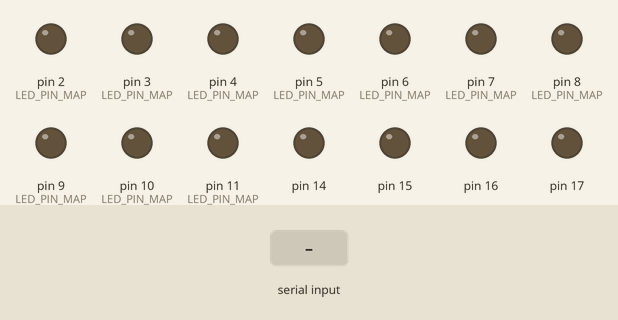
The sketch below on a simulated Arduino Uno, built with avr-gcc and run on an emulated ATmega328P. Parts: output pins drawn as LEDs (lit = HIGH). Inputs (shaded band) come from the test bench. What the sketch prints to the serial monitor is not drawn.

Above: at 1.2 s.
1.3 s: "F\n" received over Serial
At 2.77 s:
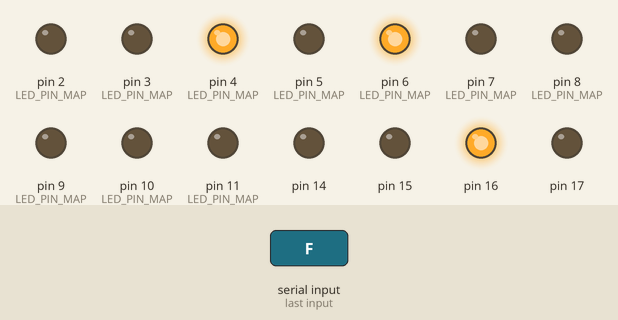
4.3 s: "E\n" received over Serial
At 4.9 s:
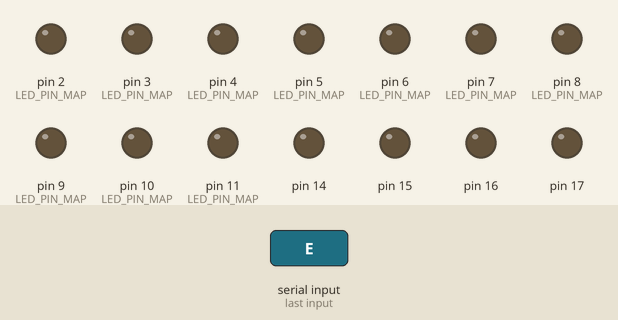
5.8 s: "J\n" received over Serial
At 7.2 s:
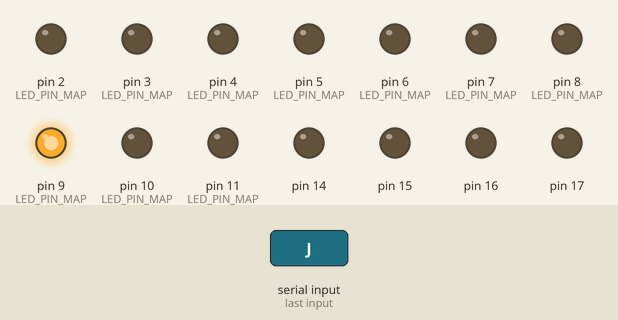
Timing chart, 0 to 8.8 s (numbered marks = the images above; inputs shaded):
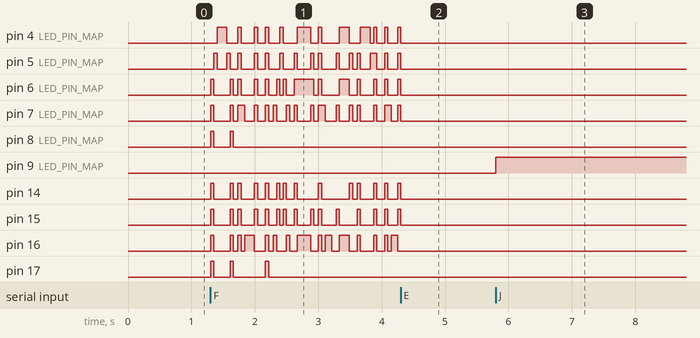

Measured:
- after the input at 1.3 s, pin 8 (LED_PIN_MAP): alternates HIGH for 0.05 s and LOW for 0.26 s, 4 changes in all, then stays LOW, starting at once; pin 17: goes HIGH 0.05 s, LOW 0.26 s, HIGH 0.05 s, LOW 0.50 s, HIGH 0.05 s, then LOW, starting at once
- after the input at 4.3 s, pin 4 (LED_PIN_MAP), pin 5 (LED_PIN_MAP), pin 6 (LED_PIN_MAP), pin 14, pin 15: goes on until 4.3 s, then stays LOW; pin 8 (LED_PIN_MAP), pin 16: stops changing and stays LOW; pin 17: stays LOW (without the input it goes to HIGH after 0.72 s)
- after the input at 5.8 s, pin 9 (LED_PIN_MAP): LOW → HIGH at once

The sketch:

arduino_to_uv.ino
```cpp
/*
 * Arduino code for rotating led/laser array.
 */

/* 0=7_lasers, 1=14_lasers */
#define HARDWARE_VERSION	(1)
/* uart baud rate in bit per seconds */
#define SERIAL_BAUD_RATE	(115200)
/* set uart read timeout in milliseconds */
#define SERIAL_TIMEOUT		(1)

#if HARDWARE_VERSION == 0
	#define GRAPHICS_FONT	(heb_5x7)
	#include "heb_5x7.h"
	/* 0=hebrew, 1=german */
	#define LANGUAGE_CODE		(0)
	/* default characters draw diraction bitmask GRAPHICS_RIGHT_TO_LEFT=1, GRAPHICS_TOP_TO_BOTTOM=2*/
	#define DRAW_DIRACTION		(GRAPHICS_RIGHT_TO_LEFT)
	/* turn on leds slice milliseconds (vertical pixels) */
	#define SLICE_ON_MS			(70)
	/* turn off leds milliseconds after each slice is draw */
	#define SLICE_OFF_MS		(0)
	/* turn off leds milliseconds after each char is draw */
	#define CHAR_OFF_MS			(90)
#else
	#define GRAPHICS_FONT	(heb_ger_11x13)
	#include "heb_ger_11x13.h"
	#define LANGUAGE_CODE		(1)
	#define DRAW_DIRACTION		(0)
	#define SLICE_ON_MS			(50)
	#define SLICE_OFF_MS		(0)
	#define CHAR_OFF_MS			(70)
#endif

#include "leds.h"
#include "graphics.h"
#include "interactive_menu.h"


void setup()
{
	Serial.begin(SERIAL_BAUD_RATE);
	Serial.setTimeout(SERIAL_TIMEOUT);
	leds_init();
	graphics_set_font(GRAPHICS_FONT);
	graphics_set_draw(SLICE_ON_MS, SLICE_OFF_MS, CHAR_OFF_MS, DRAW_DIRACTION);
	print_help();
}

void loop()
{
	interactive_menu_update();
}
```

common.h
```cpp
#ifndef COMMON_H
#define COMMON_H

#ifndef cbi
	#define cbi(sfr, bit)	(_SFR_BYTE(sfr) &= ~_BV(bit))
#endif
#ifndef sbi
	#define sbi(sfr, bit)	(_SFR_BYTE(sfr) |= _BV(bit))
#endif

#define ARRAY_SIZE(x)		(sizeof(x) / sizeof(*x))

#define _PASTE_2(a, b)		a ## b
#define PASTE_2(a, b)		_PASTE_2(a, b)

#define _PASTE_3(a, b, c)	a ## b ## c
#define PASTE_3(a, b, c)	_PASTE_3(a, b, c)

#define UINT_BITS(i)		PASTE_3(uint, i, _t)

#endif /* COMMON_H */
```

fix_texts.h
```cpp
#ifndef FIX_TEXTS_H
#define FIX_TEXTS_H

const char * FIX_TEXTS[] = {
#if LANGUAGE_CODE == 0
	"אופניים פוטוכרומיות",
	"מוזיאון המדע בירושלים..!",
	"o_o  ^.^  O..O",
	"נבנה על ידי אבישי וארד!",
	"מאתיים שנה להמצאת האופניים",
	"לארד ויוסי כל הכבוד",
	"לברוך כל הכבוד",
	"יפה שתיקה לחכמים",
	"אם אין קמח אין לחם",
	"אין הביישן למד",
	"אנשים הם כמו אופניים בסוף הכידון מחליד",
	"אנשים טובים יש בכל פינה אבל העולם הוא עגול",
	"כבד את אביך ואת אמך",
	"אל תאמר לכשאפנה אשנה שמא לא תפנה",
	"ילדים הזהרו מעצי באובב",
	"שלחו מסרון ל 3740112-350",
	"תערוכת אופניים במוזיאון המדע",
#else
	"Universum Bremen",
	"Hergestellt In Israel",
	"Mir Ist Schwindlig",
	"Photochromatische Fahrräder",
	"Sende Mir Eine SMS",
	"Frieden Und Liebe",
	"Wo sind die Bremsen ?!",
	"Wiener Straße 1a",
	"o_o  ^.^  O..O",
	"Photochromatic Bicycles",
	"Peace And Love",
	"Send Me SMS ! ! !",
	"I'm Getting Dizzy",
	"Text Me . . .",
	"Where Are The Brakes ?!",
	"Made In Israel",
#endif
};

#endif /* FIX_TEXTS_H */
```

graphics.h
```cpp
#ifndef GRAPHICS_H
#define GRAPHICS_H

#include "leds.h"
#include "utf8.h"

#define GRAPHICS_FONT_HEIGHT		(0)
#define GRAPHICS_FONT_FIRST_CHAR	(1)
#define GRAPHICS_FONT_CHAR_COUNT	(2)
#define GRAPHICS_FONT_TABLE			(3)
#define GRAPHICS_FONT_TABLE_ROWS	(3)
#define GRAPHICS_FONT_TABLE_MSB		(1)
#define GRAPHICS_FONT_TABLE_LSB		(2)

#define GRAPHICS_DRAW_EMPTY_TEXT	(0)
#define GRAPHICS_DRAW_ON_IDLE		(1)
#define GRAPHICS_DRAW_OFF_IDLE		(2)
#define GRAPHICS_DRAW_SLICE			(3)
#define GRAPHICS_DRAW_CHAR			(4)
#define GRAPHICS_DRAW_TEXT			(5)

#define GRAPHICS_RIGHT_TO_LEFT		(1)
#define GRAPHICS_TOP_TO_BOTTOM		(2)

struct {
	const uint8_t * font = NULL;
	uint8_t height;
	uint8_t bytes;
	uint8_t first_char;
	uint8_t last_char;
} graphics_font;

struct {
	char * text = NULL;
	uint16_t text_char_count;
	uint16_t text_char_index;
	uint8_t char_slices;
	uint8_t char_slice;
	uint16_t char_offset;
} graphics_text;

struct {
	uint8_t status;
	uint16_t slice_on_ms;
	uint16_t slice_off_ms;
	uint16_t char_off_ms;
	uint32_t next_millis;
	uint8_t draw_diraction;
} graphics_draw;

/* read font data at the given index */
uint8_t _read_font_8(uint16_t index)
{
	return pgm_read_byte(&graphics_font.font[index]);
}

/* ugly hook because arduino ide serial monitor works with iso_8859_8 */
uint8_t _graphics_unicode_to_iso_8859_8(unicode_t ch)
{
	if (ch >= 0x20 && ch < 0x80)
		return ch;
	if (ch >= 0x05D0 && ch < 0x05EB)
		return ch - 0x05D0 + 0x80;
	switch (ch) {
		case 0xC4: return 0x9B;
		case 0xD6: return 0x9C;
		case 0xDC: return 0x9D;
		case 0xDF: return 0x9E;
		case 0xE4: return 0x9F;
		case 0xF6: return 0xA0;
		case 0xFC: return 0xA1;
	}
	return BAD_CHAR;
}

/* load the current char from the text to darw */
void _graphics_set_char()
{
	unicode_t ch = utf8_char_at(graphics_text.text, graphics_text.text_char_index);
	ch = _graphics_unicode_to_iso_8859_8(ch); /* fix by unicode native font */

	if (ch < graphics_font.first_char || ch > graphics_font.last_char)
		ch = BAD_CHAR;

	graphics_text.char_offset = GRAPHICS_FONT_TABLE + (ch - graphics_font.first_char) * GRAPHICS_FONT_TABLE_ROWS;
	graphics_text.char_slices = _read_font_8(graphics_text.char_offset);
	graphics_text.char_offset = ((uint16_t)_read_font_8(graphics_text.char_offset + GRAPHICS_FONT_TABLE_MSB) << 8) +
		_read_font_8(graphics_text.char_offset + GRAPHICS_FONT_TABLE_LSB);
	graphics_text.char_slice = 0;
}

/* draw the current char slice */
void _graphics_draw_char_slice()
{
	leds_bitmask_t leds_bitmask = 0;
	uint16_t char_offset = graphics_text.char_offset + graphics_font.bytes *
		(graphics_draw.draw_diraction & GRAPHICS_RIGHT_TO_LEFT ?
		graphics_text.char_slices - graphics_text.char_slice - 1 : graphics_text.char_slice);

	for(int8_t y = graphics_font.bytes - 1; y >= 0; y--) {
		leds_bitmask <<= 8;
		leds_bitmask |= _read_font_8(char_offset + y);
	}

	if (graphics_draw.draw_diraction & GRAPHICS_TOP_TO_BOTTOM) {
		leds_bitmask_t reverse_bitmask = 0;
		for(uint8_t i = 0; i < graphics_font.height; i++, reverse_bitmask <<= 1, leds_bitmask >>= 1)
			reverse_bitmask |= (leds_bitmask & 1);
		leds_bitmask = reverse_bitmask;
	}
	leds_write(leds_bitmask);
}

/* clear the text to draw and leds */
void graphics_clear_text()
{
	if (graphics_text.text == NULL)
		return;
	free(graphics_text.text);
	graphics_text.text = NULL;
	leds_write(0);
}

/* set the next text to draw */
void graphics_set_text(const char * text)
{
	graphics_clear_text();
	if (!*text)
		return;
	graphics_text.text = (char*)malloc(strlen(text) + 1);
	if (graphics_text.text == NULL)
		return;
	strcpy(graphics_text.text, text);
	graphics_text.text_char_count = utf8_char_count(graphics_text.text);
	graphics_text.text_char_index = graphics_text.text_char_count;
	graphics_text.char_slices = 0;
	graphics_draw.status = GRAPHICS_DRAW_OFF_IDLE;
}

/* draw the next slice of the text to draw if needed, use the given uptime milliseconds to determine */
void graphics_update(uint32_t cur_millis)
{
	if (graphics_text.text == NULL)
		graphics_draw.status = GRAPHICS_DRAW_EMPTY_TEXT;

	switch (graphics_draw.status) {
		case GRAPHICS_DRAW_ON_IDLE:
			if (cur_millis > graphics_draw.next_millis) {
				if (graphics_text.char_slice >= (graphics_text.char_slices - 1)) {
					leds_write(0);
					if (graphics_text.text_char_index >= (graphics_text.text_char_count - 1))
						graphics_draw.status = GRAPHICS_DRAW_TEXT;
					else {
						graphics_draw.status = GRAPHICS_DRAW_CHAR;
						graphics_draw.next_millis = cur_millis + graphics_draw.char_off_ms;
					}
				}
				else {
					if (graphics_draw.slice_off_ms)
						leds_write(0);
					graphics_draw.status = GRAPHICS_DRAW_SLICE;
					graphics_draw.next_millis = cur_millis + graphics_draw.slice_off_ms;
				}
			}
		break;
		case GRAPHICS_DRAW_SLICE:
		case GRAPHICS_DRAW_CHAR:
		case GRAPHICS_DRAW_TEXT:
			graphics_draw.status = GRAPHICS_DRAW_OFF_IDLE;
		case GRAPHICS_DRAW_OFF_IDLE:
			if (cur_millis > graphics_draw.next_millis) {
				if (++graphics_text.char_slice >= graphics_text.char_slices) {
					if (++graphics_text.text_char_index >= graphics_text.text_char_count)
						graphics_text.text_char_index = 0;
					_graphics_set_char();
				}
				_graphics_draw_char_slice();
				graphics_draw.next_millis = cur_millis + graphics_draw.slice_on_ms;
				graphics_draw.status = GRAPHICS_DRAW_ON_IDLE;
			}
		break;
	}
}

/* load the given font for text draw */
void graphics_set_font(const uint8_t * font)
{
	graphics_clear_text();
	graphics_font.font = font;
	graphics_font.height = _read_font_8(GRAPHICS_FONT_HEIGHT);
	graphics_font.bytes = (graphics_font.height + 7) / 8;
	graphics_font.first_char = _read_font_8(GRAPHICS_FONT_FIRST_CHAR);
	graphics_font.last_char = graphics_font.first_char + _read_font_8(GRAPHICS_FONT_CHAR_COUNT) - 1;
}

/* set the given draw timing */
void graphics_set_draw(uint16_t slice_on_ms, uint16_t slice_off_ms, uint16_t char_off_ms, uint8_t draw_diraction)
{
	graphics_clear_text();
	graphics_draw.slice_on_ms = slice_on_ms;
	graphics_draw.slice_off_ms = slice_off_ms;
	graphics_draw.char_off_ms = char_off_ms;
	graphics_draw.draw_diraction = draw_diraction;
}

#endif /* GRAPHICS_H */
```

interactive_menu.h
```cpp
#ifndef INTERACTIVE_MENU_H
#define INTERACTIVE_MENU_H

#include "utf8.h"
#include "leds.h"
#include "common.h"
#include "graphics.h"
#include "fix_texts.h"

/* max amount of bytes for a command */
#define COMMAND_BUFFER_SIZE			(254)
/* max amount of milliseconds for command buffer to grow */
#define COMMAND_TIMEOUT_MS			(150)
/* next screen saver will be draw if command was not recived after that amount of seconds */
#define SCREEN_SAVER_S				(90)

struct {
	char buffer[COMMAND_BUFFER_SIZE];
	uint8_t buffer_index = 0;
	uint32_t timeout = 0;
} command;

uint32_t screen_saver_ms = (uint32_t)SCREEN_SAVER_S * 1000;

/* prints human readable commands help */
void print_help()
{
	Serial.println(F(
		"                  /'\\\n"
		"                 /\n"
		"                /                 ,\n"
		"             c-'                 /\n"
		"            /'-._         ,____,' .-'''-.\n"
		"       .-'.// \\  '-;-========,\"-,'       '\n"
		"     ,`   /,   \\_//\\       ,/  (  '- *)   )\n"
		"    (   ./  )   {,}========'===='- '     ,\n"
		"     ,     ,   \\/               ',      .\n"
		" _____'-.-`_______________________'-..-'____\n"
		"\n"
		"  U V   B i c y c l e   I n t e r f a c e:\n"
		"____________________________________________\n"
		"\n"
		"A <slice_on_ms[0-32K]>\n"
		"    LEDs on time\n"
		"B <slice_off_ms[0-32K]>\n"
		"    LEDs off time\n"
		"C <char_off_ms[0-32K]>\n"
		"    LEDs off time between characters\n"
		"D <draw_diraction[0-3]>\n"
		"    First bit is right to left, second bit is top to bottom\n"
		"E <text[printable ascii and hebrew]>\n"
		"    Draw the given text\n"
		"F <text_index[0-4]>\n"
		"    Draw fix text\n"
		"G <screen_saver_s[0-32K]>\n"
		"    Draw next fix text after inactivity\n"
		"H <>\n"
		"    Print help\n"
		"I <leds_bitmask[0-32K]>\n"
		"    Set LEDs to the given bitmask\n"
		"J <led_index[0-15]>\n"
		"    Turn on the given led (15 is off)\n"
	));
}

/* reads a number from the command buffer */
uint16_t _interactive_menu_read_16(uint16_t number)
{
	uint16_t i = number;
	sscanf(command.buffer + 2, "%d", &i);
	return i;
}

/* must be called repeatedly from loop, this is our busy loop */
void interactive_menu_update()
{
	uint32_t cur_millis = millis();
	uint16_t i;

	/* is it the time for a screen saver? */
	if (cur_millis > command.timeout) {
		if (command.buffer_index)
			command.buffer_index = 0;
		else if ((cur_millis - command.timeout) > screen_saver_ms) {
			command.timeout = cur_millis;
			graphics_set_text(FIX_TEXTS[cur_millis % ARRAY_SIZE(FIX_TEXTS)]);
		}
	}

	/* got a command? */
	if (Serial.available()) {
		if (!command.buffer_index)
			command.timeout = cur_millis + COMMAND_TIMEOUT_MS;

		command.buffer_index += Serial.readBytes(command.buffer + command.buffer_index,
			sizeof(command.buffer) - command.buffer_index);

		i = command.buffer[command.buffer_index - 1];
		if (command.buffer_index >= 2 && i == '\n' || i == '\r') {
			i = command.buffer[command.buffer_index - 2];
			i = ((i == '\n' || i == '\r') ? 3 : 2);
			while (i--)
				command.buffer[command.buffer_index - i] = '\0';

			switch (command.buffer[0]) {
				case 'H':
					print_help();
				break;
				case 'A':
					graphics_clear_text();
					graphics_draw.slice_on_ms = _interactive_menu_read_16(graphics_draw.slice_on_ms);
					Serial.print(F("slice_on_ms = ")); Serial.println(graphics_draw.slice_on_ms);
				break;
				case 'B':
					graphics_clear_text();
					graphics_draw.slice_off_ms = _interactive_menu_read_16(graphics_draw.slice_off_ms);
					Serial.print(F("slice_off_ms = ")); Serial.println(graphics_draw.slice_off_ms);
				break;
				case 'C':
					graphics_clear_text();
					graphics_draw.char_off_ms = _interactive_menu_read_16(graphics_draw.char_off_ms);
					Serial.print(F("char_off_ms = ")); Serial.println(graphics_draw.char_off_ms);
				break;
				case 'D':
					graphics_clear_text();
					graphics_draw.draw_diraction = _interactive_menu_read_16(graphics_draw.draw_diraction);
					Serial.print(F("draw_diraction = ")); Serial.println(graphics_draw.draw_diraction);
				break;
				case 'E':
					utf8_from_iso_8859_8(command.buffer + 2);
					graphics_set_text(command.buffer + 2);
					Serial.print(F("text_char_count = ")); Serial.println(graphics_text.text_char_count);
				break;
				case 'F':
					i = _interactive_menu_read_16(0) % ARRAY_SIZE(FIX_TEXTS);
					graphics_set_text(FIX_TEXTS[i]);
					Serial.print(F("fix_text_index = ")); Serial.println(i);
				break;
				case 'G':
					screen_saver_ms = _interactive_menu_read_16(screen_saver_ms / 1000);
					Serial.print(F("screen_saver_s = ")); Serial.println(screen_saver_ms);
					screen_saver_ms *= 1000;
				break;
				case 'I':
					i = _interactive_menu_read_16(0);
					Serial.print(F("leds_mask = ")); Serial.println(i, BIN);
					leds_write(i);
				break;
				case 'J':
					i = _interactive_menu_read_16(0);
					Serial.print(F("leds_index = ")); Serial.println(i);
					leds_write(1 << i);
				break;
			}
			command.buffer_index = 0;
		}
	}

	/* keep drawing, and notify when finish a slice, a char, and the whole text */
	graphics_update(cur_millis);
	switch (graphics_draw.status) {
		case GRAPHICS_DRAW_SLICE:
			Serial.print('.');
		break;
		case GRAPHICS_DRAW_CHAR:
			Serial.print('#');
		break;
		case GRAPHICS_DRAW_TEXT:
			Serial.println('@');
			graphics_clear_text();
		break;
	}
}

#endif /* INTERACTIVE_MENU_H */
```

leds.h
```cpp
#ifndef LEDS_H
#define LEDS_H

#include "common.h"

/* leds count in multiples of 8 */
#define LEDS_BITS				32
#define leds_bitmask_t			UINT_BITS(LEDS_BITS)

/*
 * ARDUINO PIN IN PCB:         LASER INDEX IN PCB
 *  ____ ____                   ____ ____
 * |_00_|_00_|___________      |_00_|_00_|___________
 * |_10_|_02_|   <GRAY>  \     |_03_|_05_|   <GRAY>  \
 * |_11_|_03_|   <GRAY>  /     |_01_|_02_|   <GRAY>  /
 * |_12_|_04_|   <GRAY>  \     |_--_|_04_|   <GRAY>  \
 * |_13_|_05_|   <GRAY>  /     |_--_|_06_|   <GRAY>  /
 * |_A0_|_06_|   <GRAY>  \     |_07_|_08_|   <GRAY>  \
 * |_A1_|_07_|   <GRAY>  /     |_09_|_10_|   <GRAY>  /
 * |_A2_|_08_|   <GRAY>  \     |_11_|_12_|   <GRAY>  \
 * |_A3_|_09_|___<RED>___/     |_13_|_14_|___<RED>___/
 * |_00_|_00_|                 |_00_|_00_|
*/

const uint8_t LED_PIN_MAP[] = {
	7, 13, 6, 12, 5, 11, 4, 10, 3, 2, 1, 9, 0, 8
};
#define LEDS_COUNT			(ARRAY_SIZE(LED_PIN_MAP))


/* set the leds by the given bitmask (0 = all off, 5 = first and third on) */
void leds_write(leds_bitmask_t leds_bitmask)
{
	leds_bitmask_t ports_bitmask = 0;

	for (uint8_t i = 0; i < LEDS_COUNT; i++, leds_bitmask >>= 1)
		if (leds_bitmask & 1)
			ports_bitmask |= (leds_bitmask_t)1 << LED_PIN_MAP[i];

	PORTD = (PORTD & 0x03) | ((ports_bitmask & 0x003F) << 2);
	PORTB = (PORTB & 0xF0) | ((ports_bitmask & 0x03C0) >> 6);
	PORTC = (PORTC & 0xF0) | ((ports_bitmask & 0x3C00) >> 10);
}

/* initialize gpios, must be called at setup */
void leds_init()
{
	DDRD |= 0xFC;	/* (2 - 7 OUTPUT) */
	DDRB |= 0x0F;	/* (8 - 11 OUTPUT) */
	DDRC |= 0x0F;	/* (A0 - A3 OUTPUT) */
	leds_write(0);
}

#endif /* LEDS_H */
```

Source omitted: eb_ger_11x13.h (data table, 11076 bytes), utf8.h (2552 bytes)
